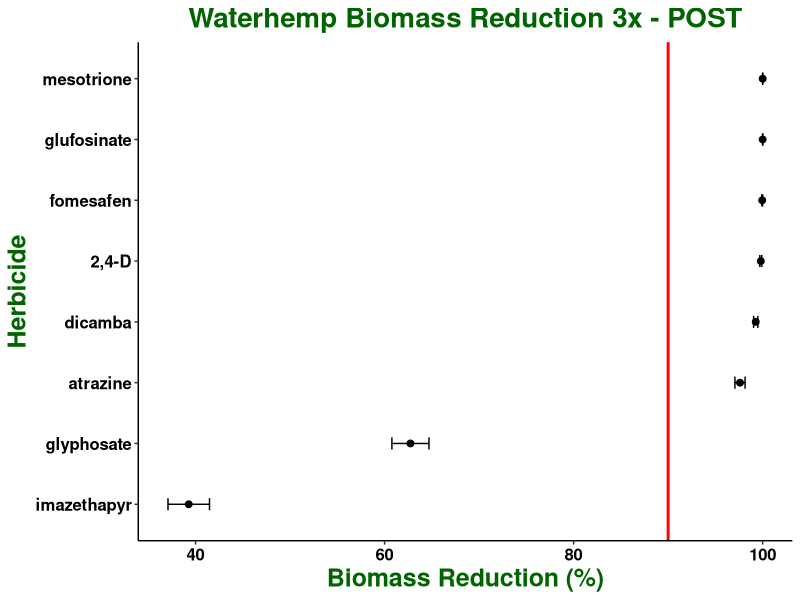

Reproduce this figure in R. (Note: this script raises an error after producing the figure.)
## ---- chunk 1

knitr::opts_chunk$set(echo = TRUE)
library(ggplot2)

## ---- chunk 2

waterhemp <- read.csv("All POST_Reduction_3x.csv")

str(waterhemp)

waterhemp$run <- as.factor(waterhemp$run)

waterhemp$pop <- as.factor(waterhemp$pop)

waterhemp$herb <- as.factor(waterhemp$herb)

waterhemp$rate <- as.factor(waterhemp$rate)

waterhemp$rep <- as.factor(waterhemp$rep)

str(waterhemp)

## ---- chunk 3

## Summarizes data.
## Gives count, mean, standard deviation, standard error of the mean, and confidence interval (default 95%).
##   data: a data frame.
##   measurevar: the name of a column that contains the variable to be summarized
##   groupvars: a vector containing names of columns that contain grouping variables
##   na.rm: a boolean that indicates whether to ignore NA's
##   conf.interval: the percent range of the confidence interval (default is 95%)
summarySE <- function(data=NULL, measurevar, groupvars=NULL, na.rm=TRUE,
                      conf.interval=.95, .drop=TRUE) {
    library(plyr)

    # New version of length which can handle NA's: if na.rm==T, don't count them
    length2 <- function (x, na.rm=TRUE) {
        if (na.rm) sum(!is.na(x))
        else       length(x)
    }

    # This does the summary. For each group's data frame, return a vector with
    # N, mean, and sd
    datac <- ddply(data, groupvars, .drop=.drop,
      .fun = function(xx, col) {
        c(N    = length2(xx[[col]], na.rm=na.rm),
          mean = mean   (xx[[col]], na.rm=na.rm),
          sd   = sd     (xx[[col]], na.rm=na.rm)
        )
      },
      measurevar
    )

    # Rename the "mean" column    
    datac <- rename(datac, c("mean" = measurevar))

    datac$se <- datac$sd / sqrt(datac$N)  # Calculate standard error of the mean

    # Confidence interval multiplier for standard error
    # Calculate t-statistic for confidence interval: 
    # e.g., if conf.interval is .95, use .975 (above/below), and use df=N-1
    ciMult <- qt(conf.interval/2 + .5, datac$N-1)
    datac$ci <- datac$se * ciMult

    return(datac)
}

## ---- chunk 4

summary <- summarySE(waterhemp, measurevar = "bio_red", groupvars = "herb")

summary

## ---- chunk 5

ggplot(summary, aes(x = bio_red*100, y = reorder(herb, bio_red))) + 
  geom_point(size = 2) + 
  geom_vline(xintercept = 90, size = 1, colour = "red") +
  geom_errorbar(aes(xmin = (bio_red*100) - (ci*100), xmax = (bio_red*100) + (ci*100), width = 0.2)) + 
  labs(title = "Waterhemp Biomass Reduction 3x - POST", x = "Biomass Reduction (%)", y = "Herbicide") + 
  theme_classic() + 
  theme (plot.title = element_text(face = "bold", hjust = 0.5, size = 20, colour = "darkgreen"), 
         axis.title = element_text(face = "bold", size = 18, colour = "darkgreen"), 
         axis.text = element_text(face = "bold", size = 12, colour = "black")) +
  ggsave("All POST 3x_RAW BIORED.jpeg", units="in", width=8, height=5, dpi=600)

